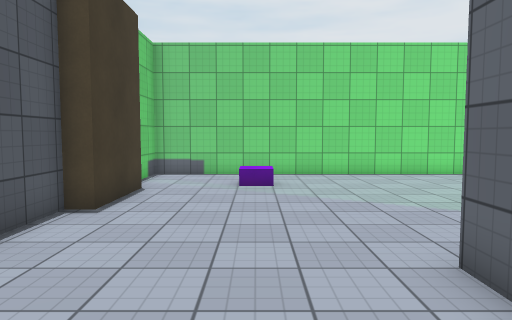
View 1 (above)

12 first-person views from a walk through a 3-D level made in the Unity game engine. The camera is 1.5 m above the floor, tilts 4° down and sees 70° across. The floor is counted in squares, 1 m on a side. Each view is taken from the middle of a square. On the plan, view 1 faces up. The plan holds only what a view shows up to about 16 squares ahead; the rest is blank. The place goes on beyond the plan. The player is left out. Surface patterns are stand-ins for the level's own textures.

View 2
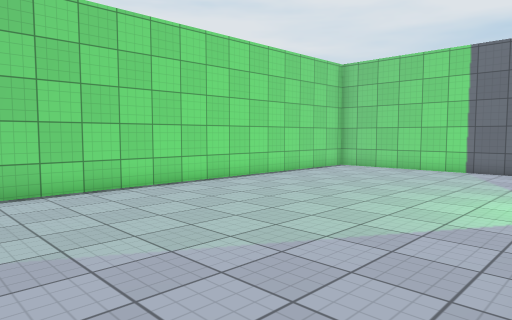

View 3
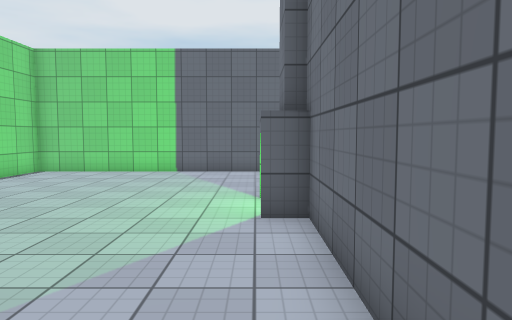

View 4
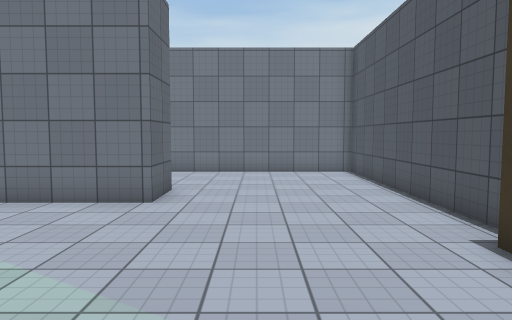

View 5
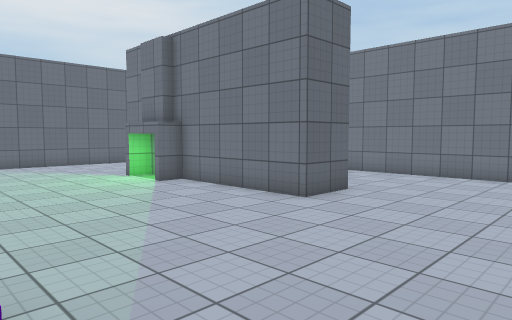

View 6
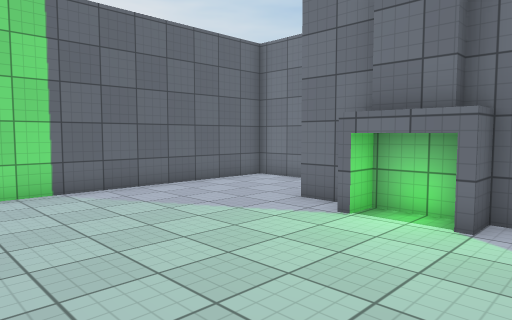

View 7
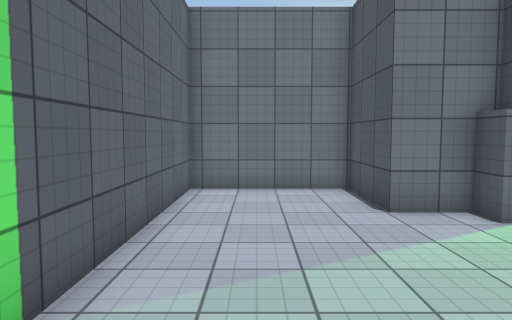

View 8
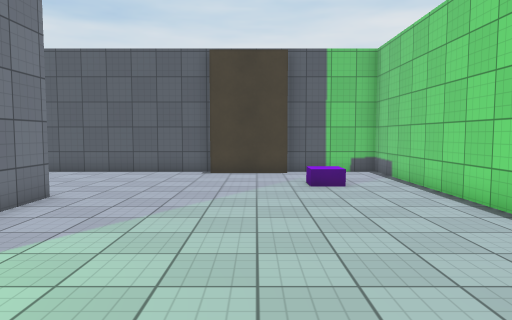

View 9
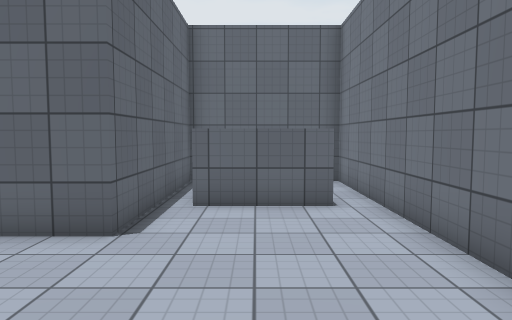

View 10
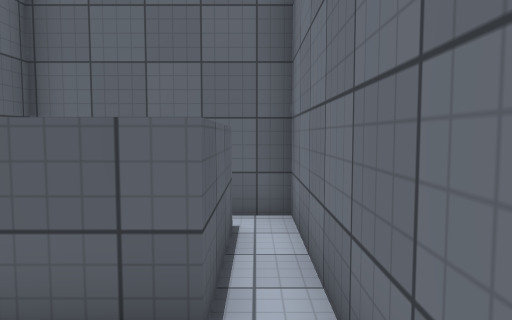

View 11
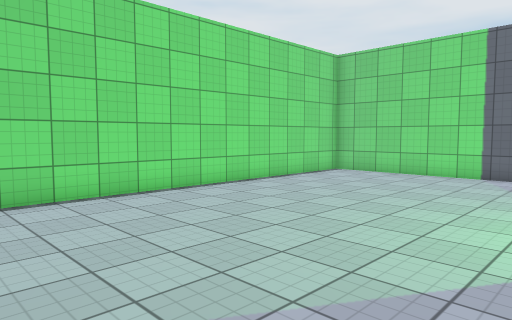

View 12
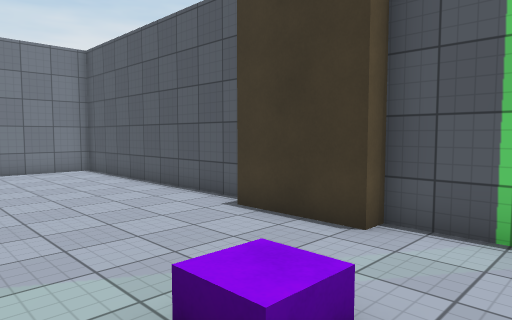

### Floor plan
Points are (right, up) in squares from view 1. A wall is a line through its corners. A room is listed if a view was taken in it or the views show most of it. See-through windows are left out.
Room 1 (views 1, 2, 3, 4, 5, 6, 7, 8, 9, 10, 11, 12)
walls: (7.5, 4.9) (9.8, 4.9) (9.8, 4) (11.4, 4) (11.4, 0.9) (15.8, 0.9) (15.8, 13.8) (-3.8, 13.8) (-3.8, 10.2) (-3.2, 10.2) (-3.2, 7.2) (-3.8, 7.2) (-3.8, -2.7) (8.7, -2.7) (8.7, 2.1) (2.3, 2.1) (2.3, 4) (7.5, 4) (7.5, 4.9); (7.9, -1.6) (4.6, -1.6) (4.6, 1.4)

Where each view was taken, in squares from view 1:
view 1: 0 up, 0 right, facing up
view 2: 4 up, 0 right, facing up-right
view 3: 5 up, 1 right, facing right
view 4: 12 up, 0 right, facing down
view 5: 11 up, 3 left, facing down-right
view 6: 11 up, 6 right, facing down-right
view 7: 11 up, 14 right, facing down
view 8: 9 up, 11 right, facing left
view 9: 0 up, 3 left, facing right
view 10: 2 down, 2 right, facing right
view 11: 5 up, 2 right, facing up-right
view 12: 13 up, 2 right, facing down-left
